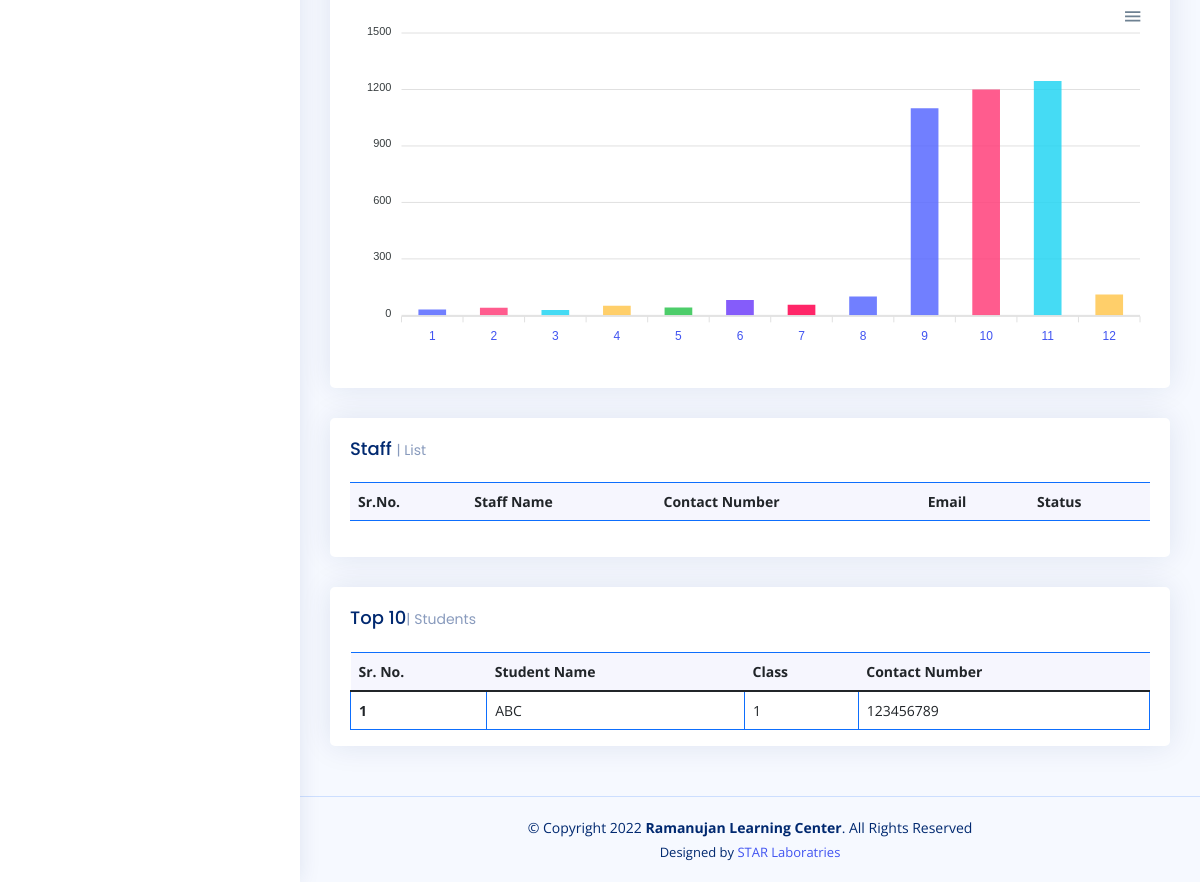
/ (lower part), run on an earlier commit of the app's database.
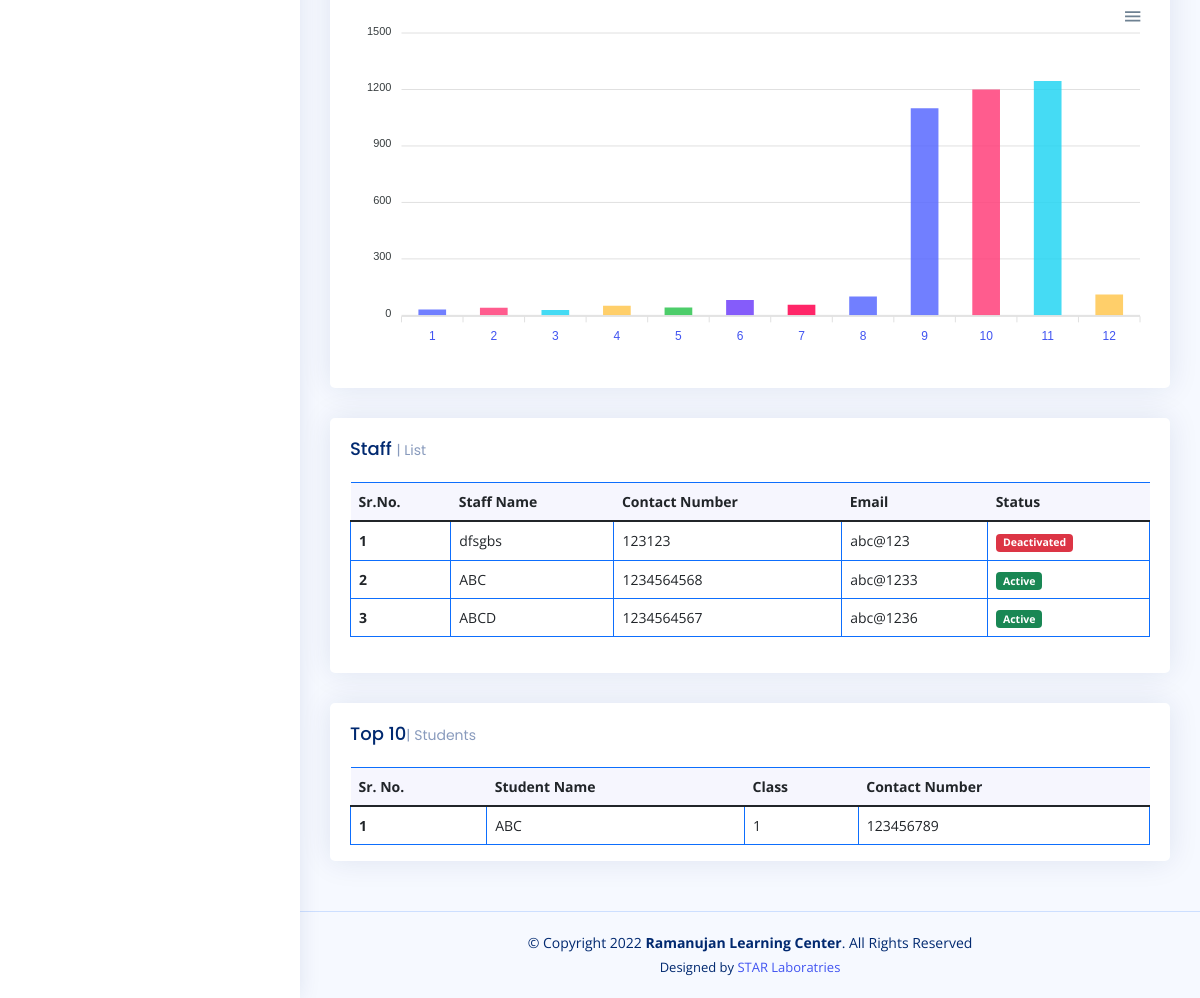
And on a later commit of the database.
### tables this page shows
CREATE TABLE `staff` (
  `StaffID` int(11) NOT NULL,
  `StaffName` varchar(100) NOT NULL,
  `Gender` varchar(50) DEFAULT NULL,
  `MobileNo` varchar(50) NOT NULL,
  `Email` varchar(200) DEFAULT NULL,
  `AadharCardNo` int(20) NOT NULL,
  `Address` varchar(500) NOT NULL,
  `EducationDetails` varchar(500) NOT NULL,
  `Password` varchar(50) NOT NULL,
  `EntryDate` date NOT NULL,
  `EntryByID` int(11) NOT NULL,
  `Inservice` tinyint(4) NOT NULL DEFAULT 1
);

### index.php (shortened to what this page needs)
<?php
include"connection.php";
?>
<!DOCTYPE html>
<html lang="en">
<head>
  <link href="assets/vendor/bootstrap/css/bootstrap.min.css" rel="stylesheet">
  <link href="assets/vendor/bootstrap-icons/bootstrap-icons.css" rel="stylesheet">
  <link href="assets/vendor/boxicons/css/boxicons.min.css" rel="stylesheet">
  <link href="assets/vendor/quill/quill.snow.css" rel="stylesheet">
  <link href="assets/vendor/quill/quill.bubble.css" rel="stylesheet">
  <link href="assets/vendor/remixicon/remixicon.css" rel="stylesheet">
  <link href="assets/vendor/simple-datatables/style.css" rel="stylesheet">
  <link href="assets/css/style.css" rel="stylesheet">
</head>
<body>
  <?php include"sidebar.php"; ?>
  <main id="main" class="main">
    <section class="section dashboard">
      <div class="row">
        <div class="col-12">
          <div class="card">
            <div class="card-body">
              <div id="StaffAttendence"></div>
            </div>
          </div>
        </div>
        <div class="col-12">
          <div class="card recent-sales overflow-auto">
            <div class="card-body">
              <h5 class="card-title">Staff <span>| List</span></h5>
              <table class="table table-bordered border-primary datatable">
                <thead>
                  <tr>
                    <th scope="col">Sr.No.</th>
                    <th scope="col">Staff Name</th>
                    <th scope="col">Contact Number</th>
                    <th scope="col">Email</th>
                    <th scope="col">Status</th>
                  </tr>
                </thead>
                <tbody>
                  <?php
                  $query ="SELECT * FROM `staff`";
                  $result = mysqli_query($con, $query);
                  if (mysqli_num_rows($result)>0){
                    $sr=1;
                    while($row=mysqli_fetch_assoc($result)){
                      if ($row['Inservice']==1) {
                        $Status='<span class="badge bg-success">Active</span>';
                      }else{
                        $Status='<span class="badge bg-danger">Deactivated</span>';
                      }
                      ?>
                      <tr>
                        <th><?php echo $sr; ?></th>
                        <td><?php echo $row['StaffName'] ?></td>
                        <td><?php echo $row['MobileNo'] ?></td>
                        <td><?php echo $row['Email'] ?></td>
                        <td><?php echo $Status ?></td>
                      </tr>
                      <?php
                      $sr++;
                    }}
                    ?>
                  </tbody>
                </table>
              </div>
            </div>
          </div>
          <div class="col-12">
            <div class="card top-selling overflow-auto">
              <div class="card-body pb-0">
                <h5 class="card-title">Top 10<span>| Students</span></h5>
                <table class="table table-bordered border-primary datatable">
                  <thead>
                    <tr>
                      <th scope="col">Sr. No.</th>
                      <th scope="col">Student Name</th>
                      <th scope="col">Class</th>
                      <th scope="col">Contact Number</th>
                    </tr>
                  </thead>
                  <tbody>
                    <tr>
                      <th scope="row">1</th>
                      <td>ABC</td>
                      <td>1</td>
                      <td>123456789</td>
                    </tr>
                  </tbody>
                </table>
              </div>
            </div>
          </div>
        </div>
  </section>
</main>
<footer id="footer" class="footer">
  <div class="copyright">
    &copy; Copyright 2022 <strong><span>Ramanujan Learning Center</span></strong>. All Rights Reserved
  </div>
  <div class="credits">
    Designed by <a href="https://www.starlaboratries.in" target="_blank">STAR Laboratries</a>
  </div>
</footer>
</body>
</html>

### sidebar.php (shortened to what this page needs)
<aside id="sidebar" class="sidebar">
</aside>

### assets/css/style.css (style rules this page uses)
:root { scroll-behavior: smooth; }
body { font-family: "Open Sans", sans-serif; background: #f6f9ff; color: #444444; }
a { color: #4154f1; text-decoration: none; }
h1, h2, h3, h4, h5, h6 { font-family: "Nunito", sans-serif; }
#main { margin-top: 60px; padding: 20px 30px; transition: all 0.3s; }
.card { margin-bottom: 30px; border: none; border-radius: 5px; box-shadow: 0px 0 30px rgba(1, 41, 112, 0.1); }
.card-title { padding: 20px 0 15px 0; font-size: 18px; font-weight: 500; color: #012970; font-family: "Poppins", sans-serif; }
.card-title span { color: #899bbd; font-size: 14px; font-weight: 400; }
.card-body { padding: 0 20px 20px 20px; }
.sidebar { position: fixed; top: 60px; left: 0; bottom: 0; width: 300px; z-index: 996; transition: all 0.3s; padding: 20px; overflow-y: auto; scrollbar-width: thin; scrollbar-color: #aab7cf transparent; box-shadow: 0px 0px 20px rgba(1, 41, 112, 0.1); background-color: #fff; }
@media (min-width: 1200px) { #main, #footer { margin-left: 300px; } }
.dashboard .recent-sales { font-size: 14px; }
.dashboard .recent-sales .table thead { background: #f6f6fe; }
.dashboard .recent-sales .table thead th { border: 0; }
.dashboard .top-selling { font-size: 14px; }
.dashboard .top-selling .table thead { background: #f6f6fe; }
.dashboard .top-selling .table thead th { border: 0; }
.dashboard .top-selling .table tbody td { vertical-align: middle; }
.footer { padding: 20px 0; font-size: 14px; transition: all 0.3s; border-top: 1px solid #cddfff; }
.footer .copyright { text-align: center; color: #012970; }
.footer .credits { padding-top: 5px; text-align: center; font-size: 13px; color: #012970; }

What changed in the data, as far as the page shows it:
added staff: StaffName "dfsgbs", MobileNo "123123", Email "abc@123", Inservice "Deactivated"
added staff: StaffName "ABC", MobileNo "1234564568", Email "abc@1233", Inservice "Active"
added staff: StaffName "ABCD", MobileNo "1234564567", Email "abc@1236", Inservice "Active"
